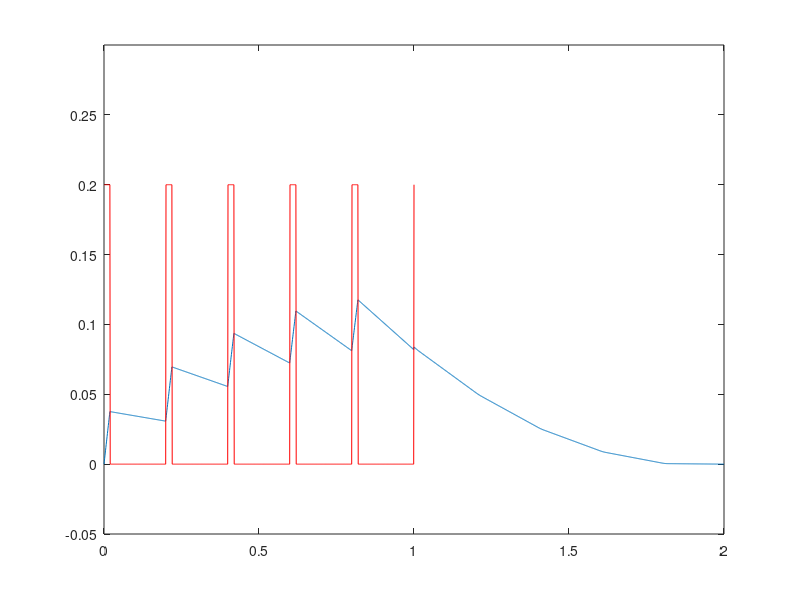
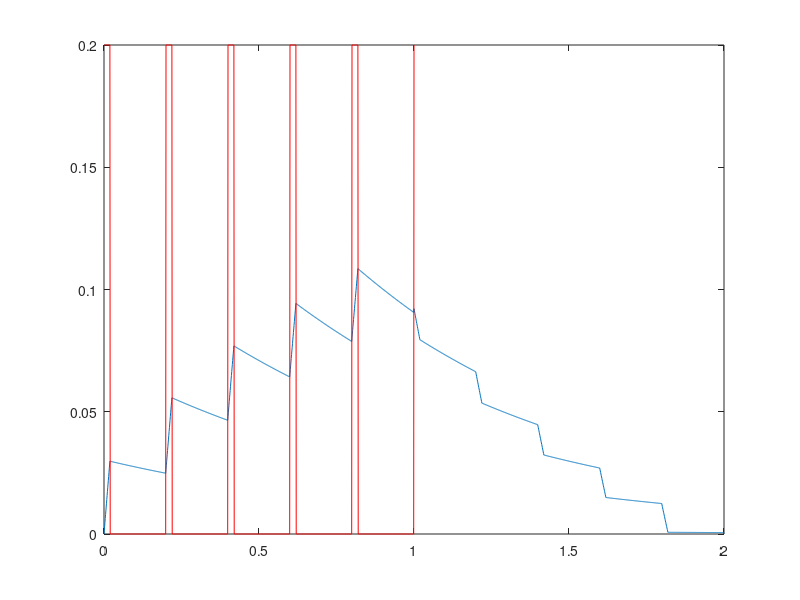

The MATLAB script that drew these images, in order:
% Convolution practice - 4/13/15
%% Define Time Vector
samplingFrequency = 1000;       % Hz
timeStep = 1/samplingFrequency; % sec
T = 1;                          % sec
S = T * samplingFrequency;      % # samples
samples = 1:S;                  % samples
time = samples * timeStep;      % sec

%% Generate square wave
 pulseFrequency = 5;            % Hz
 squareWave = square(time*pulseFrequency*2*pi,10);

%%
delay = zeros(0.1*20000);
pulseFrequency = 1000;          % Hz
pulses = square(time*pulseFrequency*2*pi);

%% Plot square wave
figure(1);
plot(time,squareWave,'b')
title([num2str(pulseFrequency) ' Hz Square Pulse'])

%% Adjust amplitude
squareWavePos = (squareWave + 1)/2;     
close(1)
figure(1)
plot(time,squareWavePos,'r')
set(gca,'YLim',[-0.1 1.1])

%% Convolution with linear decay signal
lds = fliplr(time)/sum(time);               % generate linear decay signal
squareWaveLDS = conv(squareWavePos,lds);    % convolve
convtime = (-S:1:S) * timeStep;             % Extend time vector to match convolved signal
squareWaveLDS = [0,squareWaveLDS,0];        % Pad convolved signal wiht zeros
plot(convtime+1, squareWaveLDS);
hold on
plot(time,squareWavePos/5,'r')
set(gca,'YLim',[-0.05,.3])

%% Convolution with exponential decay signal
eds = exp(-time);
eds = eds/sum(eds);
squareWaveEDS = conv(squareWavePos,eds);
squareWaveEDS = [0,squareWaveEDS,0];
figure(4)
plot(convtime+1,squareWaveEDS)
hold on
plot(time,squareWavePos/5,'r')



